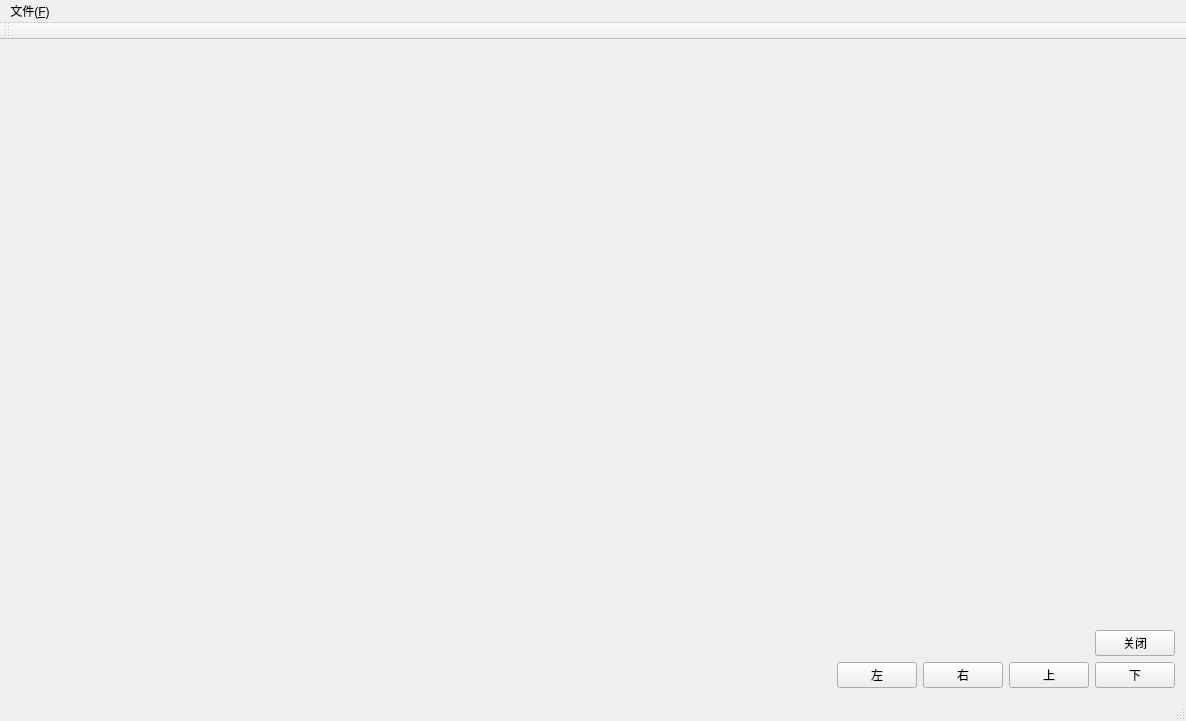
<?xml version="1.0" encoding="UTF-8"?>
<ui version="4.0">
 <class>MainWindow</class>
 <widget class="QMainWindow" name="MainWindow">
  <property name="geometry">
   <rect>
    <x>0</x>
    <y>0</y>
    <width>1186</width>
    <height>721</height>
   </rect>
  </property>
  <property name="windowTitle">
   <string>MainWindow</string>
  </property>
  <widget class="QWidget" name="centralWidget">
   <layout class="QGridLayout" name="gridLayout">
    <item row="0" column="0" colspan="5">
     <widget class="openglwidget" name="widget" native="true"/>
    </item>
    <item row="3" column="2">
     <widget class="QPushButton" name="rightPushButton">
      <property name="text">
       <string>右</string>
      </property>
     </widget>
    </item>
    <item row="3" column="4">
     <widget class="QPushButton" name="downPushButton">
      <property name="text">
       <string>下</string>
      </property>
     </widget>
    </item>
    <item row="3" column="0">
     <spacer name="horizontalSpacer">
      <property name="orientation">
       <enum>Qt::Horizontal</enum>
      </property>
      <property name="sizeHint" stdset="0">
       <size>
        <width>40</width>
        <height>20</height>
       </size>
      </property>
     </spacer>
    </item>
    <item row="3" column="3">
     <widget class="QPushButton" name="upPushButton">
      <property name="text">
       <string>上</string>
      </property>
     </widget>
    </item>
    <item row="3" column="1">
     <widget class="QPushButton" name="leftPushButton">
      <property name="text">
       <string>左</string>
      </property>
     </widget>
    </item>
    <item row="2" column="4">
     <widget class="QPushButton" name="pushButton">
      <property name="text">
       <string>关闭</string>
      </property>
     </widget>
    </item>
   </layout>
  </widget>
  <widget class="QMenuBar" name="menuBar">
   <property name="geometry">
    <rect>
     <x>0</x>
     <y>0</y>
     <width>1186</width>
     <height>23</height>
    </rect>
   </property>
   <widget class="QMenu" name="menu">
    <property name="title">
     <string>文件(&amp;F)</string>
    </property>
    <addaction name="actionopen"/>
   </widget>
   <addaction name="menu"/>
  </widget>
  <widget class="QToolBar" name="mainToolBar">
   <attribute name="toolBarArea">
    <enum>TopToolBarArea</enum>
   </attribute>
   <attribute name="toolBarBreak">
    <bool>false</bool>
   </attribute>
  </widget>
  <widget class="QStatusBar" name="statusBar"/>
  <action name="actionopen">
   <property name="text">
    <string>open(&amp;O)</string>
   </property>
  </action>
 </widget>
 <layoutdefault spacing="6" margin="11"/>
 <customwidgets>
  <customwidget>
   <class>openglwidget</class>
   <extends>QWidget</extends>
   <header>openglwidget.h</header>
   <container>1</container>
  </customwidget>
 </customwidgets>
 <resources/>
 <connections>
  <connection>
   <sender>pushButton</sender>
   <signal>clicked()</signal>
   <receiver>MainWindow</receiver>
   <slot>close()</slot>
   <hints>
    <hint type="sourcelabel">
     <x>1147</x>
     <y>650</y>
    </hint>
    <hint type="destinationlabel">
     <x>1074</x>
     <y>651</y>
    </hint>
   </hints>
  </connection>
 </connections>
</ui>
